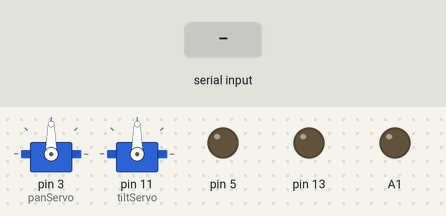
A sketch run on a simulated Arduino Uno, built with avr-gcc and run on an emulated ATmega328P. Shown: 2 × servo, output pins drawn as LEDs (lit = HIGH). The test bench sets the inputs (shaded band).

Above: at 1.2 s.
1.3 s: "p,1\n" received over Serial
At 2.3 s:
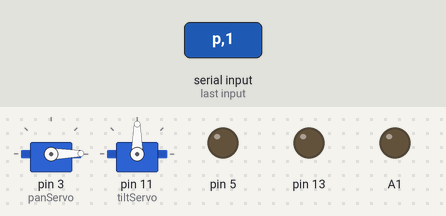
2.8 s: "p,150\n" received over Serial
At 3.5 s:
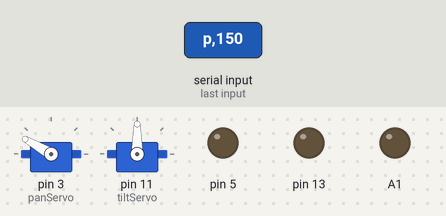
4.3 s: "t,1\n" received over Serial
At 4.6 s:
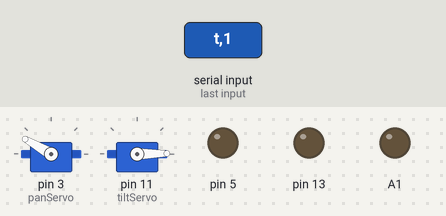
5.8 s: "t,150\n" received over Serial
At 7.0 s:
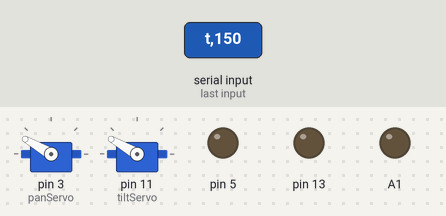
7.3 s: "q,1\n" received over Serial
At 8.1 s:
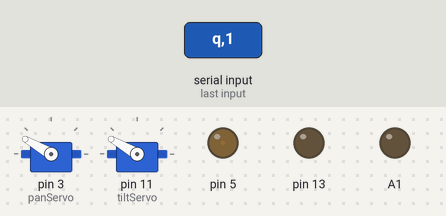
8.8 s: "q,150\n" received over Serial
At 9.3 s:
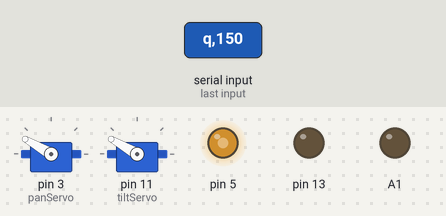
Timing chart, 0 to 11.3 s (numbered marks = the images above; inputs shaded):
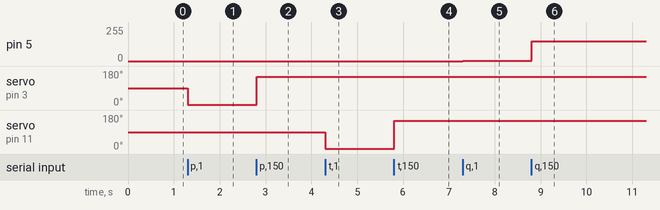

The sketch:

inorobot.ino
```cpp
#include <Servo.h>

Servo panServo;
Servo tiltServo;

unsigned int afstandLinks = 0;
unsigned int afstandRechts = 0;

ISR(PCINT4_vect)
{
  afstandLinks++;
}

ISR(PCINT13_vect)
{
  afstandRechts++;
}

String inputString;
boolean stringComplete = false;
unsigned int distance = 0;

int pos = 0;    // variable to store the servo position

void setup()
{
  inputString.reserve(200);
  panServo.attach(3);
  tiltServo.attach(11);
  Serial.begin(9600);
  pinMode(A1, OUTPUT);
  pinMode(A3, INPUT);
  digitalWrite(A0, HIGH);
  pinMode(13, OUTPUT);
  /*
  PCICR = (1<<PCIE0) | (1<<PCIE1);
  PCMSK0 = (1<<PCINT4);
  PCMSK1 = (1<<PCINT13);
  */
}

void command(char *cmd)
{
  char *commando = strtok((char *)cmd, " ,.-\r");
  char *parameter = strtok((char *)NULL, " ,.-");
  unsigned int deg = atoi(parameter);

  // pan
  if (strcmp(commando, "p") == 0)
    panServo.write(deg);

  // tilt
  if (strcmp(commando, "t") == 0)
    tiltServo.write(deg);

  // linksvooruit
  if (strcmp(commando, "q") == 0)
  {
    digitalWrite(4, HIGH);
    analogWrite(5, deg);
  }

  // linksachteruit
  if (strcmp(commando, "a") == 0)
  {
    digitalWrite(4, LOW);
    analogWrite(5, deg);
  }

  // rechtsvooruit
  if (strcmp(commando, "w") == 0)
  {
    digitalWrite(7, HIGH);
    analogWrite(6, deg);
  }

  // rechtsachteruit
  if (strcmp(commando, "s") == 0)
  {
    digitalWrite(7, LOW);
    analogWrite(6, deg);
  }

  // afstand
  if (strcmp(commando, "o") == 0)
  {
    Serial.println(1);
    Serial.println(afstandLinks);
    Serial.println(afstandRechts);

  }

  // sonic
  if (strcmp(commando, "d") == 0)
  {
    String uitvoer = "d";
    uitvoer += distance;
    uitvoer += "d";
    Serial.println(uitvoer);
  }
}

void loop()
{
  /*
  digitalWrite(A1, LOW);
  digitalWrite(A1, HIGH);
  unsigned long distanceMeasured = pulseIn(A3, LOW);
  distance = distanceMeasured / 50;
  delay(20);
  */
}

void serialEvent()
{
  while (Serial.available())
  {
    char inChar = (char)Serial.read();
    inputString += inChar;

    if (inChar == '\n')
    {

      char foo[90];
      inputString.toCharArray(foo, 90);
      inputString = "";
      command(foo);
    }
  }
}
```

Measured:
- after the input at 1.3 s, servo on pin 3 (panServo): 90° → 1° at once
- after the input at 2.8 s, servo on pin 3 (panServo): 1° → 150° at once
- after the input at 4.3 s, servo on pin 11 (tiltServo): 90° → 1° at once
- after the input at 5.8 s, servo on pin 11 (tiltServo): 1° → 150° at once
- after the input at 7.3 s, pin 5: 0/255 → 1/255 at once
- after the input at 8.8 s, pin 5: 1/255 → 150/255 at once
